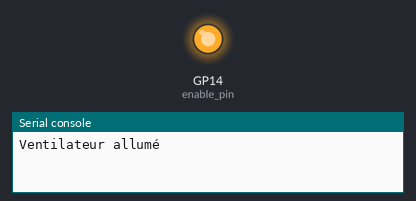
This program was run on a simulated Raspberry Pi Pico running MicroPython. Shown: output pins drawn as LEDs (lit = HIGH), the last lines printed to the serial console.

Above: at 2.5 s.
At 7.5 s:
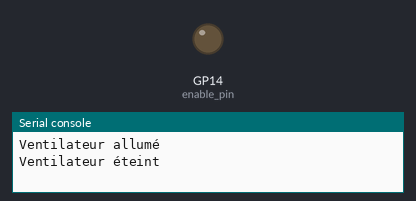
Timing chart, 0 to 13.0 s (numbered marks = the images above):
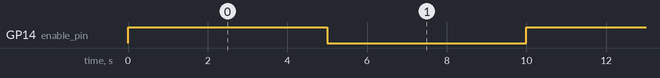

The program:

ventilo_ok.py
```python
from machine import Pin
import time

# Configuration de la broche GPIO 2
enable_pin = Pin(14, Pin.OUT)

# Fonction pour allumer le ventilateur
def turn_on_fan():
    enable_pin.value(1)
    print("Ventilateur allumé")

# Fonction pour éteindre le ventilateur
def turn_off_fan():
    enable_pin.value(0)
    print("Ventilateur éteint")

# Exemple d'utilisation
if __name__ == "__main__":
    while True:
        turn_on_fan()
        time.sleep(5)  # Garde le ventilateur allumé pendant 5 secondes
        turn_off_fan()
        time.sleep(5)  # Garde le ventilateur éteint pendant 5 secondes
```

Measured:
- by itself, GP14 (enable_pin): alternates HIGH for 5.0 s and LOW for 5.0 s
